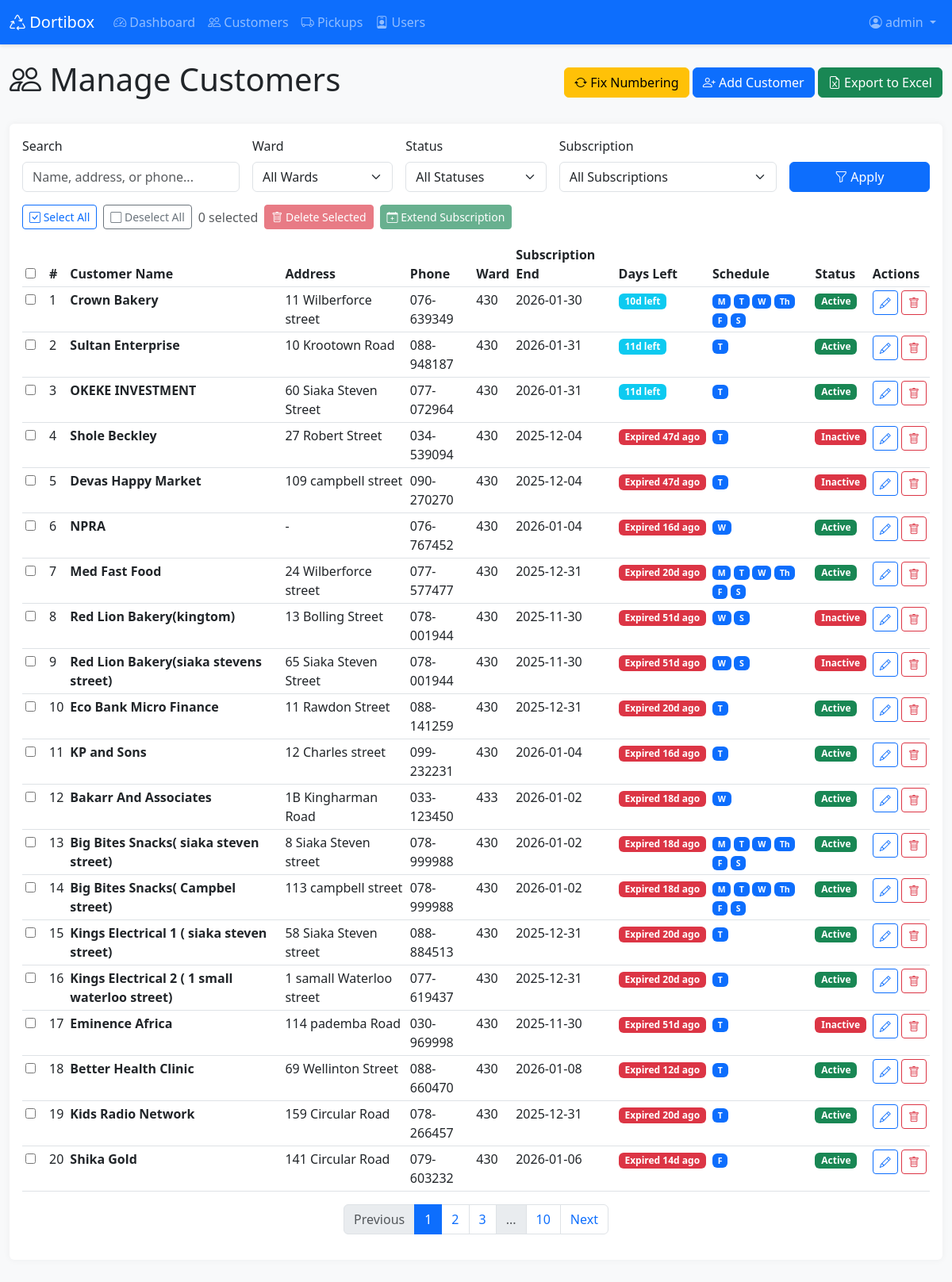
The page /admin/customers (signed in) on the database its author committed.
### app.py (models this page shows, shortened)
class Customer(db.Model):
    id = db.Column(db.Integer, primary_key=True)
    customer_number = db.Column(db.Integer)
    customer_name = db.Column(db.String(200), nullable=False)
    address = db.Column(db.String(300))
    phone_number = db.Column(db.String(50))
    type = db.Column(db.String(100))
    ward = db.Column(db.String(100))
    bin_size = db.Column(db.String(50))  # Now stores multiple sizes like "300L, 50L"
    bin_qty = db.Column(db.Integer)
    frequency = db.Column(db.String(50))
    time = db.Column(db.String(50))
    monday = db.Column(db.Integer, default=0)
    tuesday = db.Column(db.Integer, default=0)
    wednesday = db.Column(db.Integer, default=0)
    thursday = db.Column(db.Integer, default=0)
    friday = db.Column(db.Integer, default=0)
    saturday = db.Column(db.Integer, default=0)
    sales_rep = db.Column(db.String(100))
    payment_type = db.Column(db.String(100))
    subscription_start = db.Column(db.Date)
    subscription_end = db.Column(db.Date)
    active = db.Column(db.String(10))
    target_month_start = db.Column(db.Date)
    target_month_end = db.Column(db.Date)
    month_acquired = db.Column(db.String(50))
    amount_paid = db.Column(db.Float)
    pickups = db.relationship('Pickup', backref='customer', lazy=True, cascade='all, delete-orphan')
    def subscription_status(self):
        if not self.subscription_end:
            return 'no_date'
        today = date.today()
        days_until_end = (self.subscription_end - today).days
        if days_until_end < 0:
            return 'expired'
        elif days_until_end <= 7:
            return 'expiring_week'
        elif days_until_end <= 30:
            return 'expiring_month'
        else:
            return 'active'

### app.py (the view, shortened to what this page needs)
@app.route('/admin/customers')
@admin_required
def admin_customers():
    page = request.args.get('page', 1, type=int)
    search = request.args.get('search', '')
    ward_filter = request.args.get('ward', '')
    status_filter = request.args.get('status', '')
    subscription_filter = request.args.get('subscription', '')
    query = Customer.query
    if search:
        query = query.filter(
            (Customer.customer_name.contains(search)) |
            (Customer.address.contains(search)) |
            (Customer.phone_number.contains(search))
        )
    if ward_filter:
        query = query.filter(Customer.ward == ward_filter)
    if status_filter == 'active':
        query = query.filter((Customer.active == 'Yes') | (Customer.active == 'yes'))
    elif status_filter == 'inactive':
        query = query.filter(Customer.active == 'No')
    today = date.today()
    if subscription_filter == 'expired':
        query = query.filter(
            Customer.subscription_end.isnot(None),
            Customer.subscription_end < today
        )
    elif subscription_filter == 'no_date':
        query = query.filter(Customer.subscription_end.is_(None))
    customers = query.order_by(Customer.customer_number).paginate(
        page=page, per_page=20, error_out=False
    )
    wards = db.session.query(Customer.ward).filter(Customer.ward.isnot(None)).distinct().order_by(Customer.ward).all()
    wards = [w[0] for w in wards if w[0]]
    return render_template('admin_customers.html',
                         customers=customers,
                         search=search,
                         ward_filter=ward_filter,
                         status_filter=status_filter,
                         subscription_filter=subscription_filter,
                         wards=wards,
                         today=today)

### templates/admin_customers.html (shortened to what this page needs)
{% extends "base.html" %}
{% block content %}
<div class="container-fluid">
    <div class="d-flex justify-content-between align-items-center mb-4">
        <h1><i class="bi bi-people"></i> Manage Customers</h1>
        <div>
            <button type="button" class="btn btn-warning" onclick="renumberCustomers()" title="Fix customer numbering">
                <i class="bi bi-arrow-repeat"></i> Fix Numbering
            </button>
            <a href="{{ url_for('add_customer') }}" class="btn btn-primary">
                <i class="bi bi-person-plus"></i> Add Customer
            </a>
            <button type="button" class="btn btn-success" onclick="exportCustomers()">
                <i class="bi bi-file-earmark-excel"></i> Export to Excel
            </button>
        </div>
    </div>
    <div class="card">
        <div class="card-body">
            <form method="GET" class="row g-3 mb-3">
                <div class="col-md-3">
                    <label for="search" class="form-label">Search</label>
                    <input type="text" class="form-control" id="search" name="search"
                           placeholder="Name, address, or phone..."
                           value="{{ search }}">
                </div>
                <div class="col-md-2">
                    <label for="ward" class="form-label">Ward</label>
                    <select class="form-select" id="ward" name="ward">
                        <option value="">All Wards</option>
                    </select>
                </div>
                <div class="col-md-2">
                    <label for="status" class="form-label">Status</label>
                    <select class="form-select" id="status" name="status">
                        <option value="">All Statuses</option>
                    </select>
                </div>
                <div class="col-md-3">
                    <label for="subscription" class="form-label">Subscription</label>
                    <select class="form-select" id="subscription" name="subscription">
                        <option value="">All Subscriptions</option>
                    </select>
                </div>
                <div class="col-md-2 d-flex align-items-end">
                    <button type="submit" class="btn btn-primary w-100">
                        <i class="bi bi-funnel"></i> Apply
                    </button>
                </div>
            </form>
            <div class="mb-3 d-flex gap-2 align-items-center flex-wrap">
                <button type="button" class="btn btn-sm btn-outline-primary" onclick="selectAll()">
                    <i class="bi bi-check-square"></i> Select All
                </button>
                <button type="button" class="btn btn-sm btn-outline-secondary" onclick="deselectAll()">
                    <i class="bi bi-square"></i> Deselect All
                </button>
                <span class="text-muted" id="selectedCount">0 selected</span>
                <button type="button" class="btn btn-sm btn-danger" onclick="bulkDelete()" id="bulkDeleteBtn" disabled>
                    <i class="bi bi-trash"></i> Delete Selected
                </button>
                <button type="button" class="btn btn-sm btn-success" onclick="showExtendModal()" id="bulkExtendBtn" disabled>
                    <i class="bi bi-calendar-plus"></i> Extend Subscription
                </button>
            </div>
            <form id="bulkActionForm" method="POST">
                <div class="table-responsive">
                    <table class="table table-hover table-sm">
                        <thead>
                            <tr>
                                <th style="width: 30px;">
                                    <input type="checkbox" id="selectAllCheckbox" onchange="toggleSelectAll()">
                                </th>
                                <th>#</th>
                                <th>Customer Name</th>
                                <th>Address</th>
                                <th>Phone</th>
                                <th>Ward</th>
                                <th>Subscription End</th>
                                <th>Days Left</th>
                                <th>Schedule</th>
                                <th>Status</th>
                                <th>Actions</th>
                            </tr>
                        </thead>
                        <tbody>
                            {% for customer in customers.items %}
                            {% set sub_status = customer.subscription_status() %}
                            <tr class="{% if sub_status == 'expired' %}subscription-expired{% elif sub_status == 'expiring_week' %}subscription-expiring-week{% elif sub_status == 'expiring_month' %}subscription-expiring-month{% endif %}">
                                <td>
                                    <input type="checkbox" class="customer-checkbox"
                                           name="customer_ids[]"
                                           value="{{ customer.id }}"
                                           onchange="updateSelectedCount()">
                                </td>
                                <td>{{ customer.customer_number or '-' }}</td>
                                <td><strong>{{ customer.customer_name }}</strong></td>
                                <td>{{ customer.address or '-' }}</td>
                                <td>{{ customer.phone_number or '-' }}</td>
                                <td>{{ customer.ward or '-' }}</td>
                                <td>
                                    {% if customer.subscription_end %}
                                        {{ customer.subscription_end.strftime('%Y-%m-%d') }}
                                    {% else %}
                                        <span class="text-muted">Not set</span>
                                    {% endif %}
                                </td>
                                <td>
                                    {% if customer.subscription_end %}
                                        {% set days_left = (customer.subscription_end - today).days %}
                                        {% if days_left < 0 %}
                                            <span class="badge bg-danger">Expired {{ abs(days_left) }}d ago</span>
                                        {% elif days_left == 0 %}
                                            <span class="badge bg-danger">Expires Today</span>
                                        {% elif days_left <= 7 %}
                                            <span class="badge bg-warning text-dark">{{ days_left }}d left</span>
                                        {% elif days_left <= 30 %}
                                            <span class="badge bg-info">{{ days_left }}d left</span>
                                        {% else %}
                                            <span class="badge bg-success">{{ days_left }}d left</span>
                                        {% endif %}
                                    {% else %}
                                        <span class="text-muted">-</span>
                                    {% endif %}
                                </td>
                                <td>
                                    <small>
                                        {% if customer.monday %}<span class="badge bg-primary">M</span>{% endif %}
                                        {% if customer.tuesday %}<span class="badge bg-primary">T</span>{% endif %}
                                        {% if customer.wednesday %}<span class="badge bg-primary">W</span>{% endif %}
                                        {% if customer.thursday %}<span class="badge bg-primary">Th</span>{% endif %}
                                        {% if customer.friday %}<span class="badge bg-primary">F</span>{% endif %}
                                        {% if customer.saturday %}<span class="badge bg-primary">S</span>{% endif %}
                                    </small>
                                </td>
                                <td>
                                    {% if customer.active in ['Yes', 'yes'] %}
                                    <span class="badge bg-success">Active</span>
                                    {% else %}
                                    <span class="badge bg-danger">Inactive</span>
                                    {% endif %}
                                </td>
                                <td class="table-actions">
                                    <a href="{{ url_for('edit_customer', id=customer.id) }}"
                                       class="btn btn-sm btn-outline-primary" title="Edit">
                                        <i class="bi bi-pencil"></i>
                                    </a>
                                    <button type="button" class="btn btn-sm btn-outline-danger"
                                            onclick="deleteSingle({{ customer.id }})" title="Delete">
                                        <i class="bi bi-trash"></i>
                                    </button>
                                </td>
                            </tr>
                            {% endfor %}
                        </tbody>
                    </table>
                </div>
            </form>
            {% if customers.pages > 1 %}
            <nav>
                <ul class="pagination justify-content-center">
                    <li class="page-item {% if not customers.has_prev %}disabled{% endif %}">
                        <a class="page-link" href="{{ url_for('admin_customers', page=customers.prev_num, search=search, ward=ward_filter, status=status_filter, subscription=subscription_filter) }}">
                            Previous
                        </a>
                    </li>
                    {% for page_num in customers.iter_pages(left_edge=1, right_edge=1, left_current=1, right_current=2) %}
                        {% if page_num %}
                            <li class="page-item {% if page_num == customers.page %}active{% endif %}">
                                <a class="page-link" href="{{ url_for('admin_customers', page=page_num, search=search, ward=ward_filter, status=status_filter, subscription=subscription_filter) }}">
                                    {{ page_num }}
                                </a>
                            </li>
                        {% else %}
                            <li class="page-item disabled"><span class="page-link">...</span></li>
                        {% endif %}
                    {% endfor %}
                    <li class="page-item {% if not customers.has_next %}disabled{% endif %}">
                        <a class="page-link" href="{{ url_for('admin_customers', page=customers.next_num, search=search, ward=ward_filter, status=status_filter, subscription=subscription_filter) }}">
                            Next
                        </a>
                    </li>
                </ul>
            </nav>
            {% endif %}
        </div>
    </div>
</div>
{% endblock %}

### rows shown on the page
Customer: customer_number "1", customer_name "Crown Bakery", address "11 Wilberforce street", phone_number "076-639349", ward "430", subscription_end "2026-01-30", monday "M", tuesday "T", wednesday "W", thursday "Th", friday "F", saturday "S", active "Active"
Customer: customer_number "2", customer_name "Sultan Enterprise", address "10 Krootown Road", phone_number "088-948187", ward "430", subscription_end "2026-01-31", tuesday "T", active "Active"
Customer: customer_number "3", customer_name "OKEKE INVESTMENT", address "60 Siaka Steven Street", phone_number "077-072964", ward "430", subscription_end "2026-01-31", tuesday "T", active "Active"
Customer: customer_number "4", customer_name "Shole Beckley", address "27 Robert Street", phone_number "034-539094", ward "430", subscription_end "2025-12-04", tuesday "T", active "Inactive"
Customer: customer_number "5", customer_name "Devas Happy Market", address "109 campbell street", phone_number "090-270270", ward "430", subscription_end "2025-12-04", tuesday "T", active "Inactive"
Customer: customer_number "6", customer_name "NPRA", address "-", phone_number "076-767452", ward "430", subscription_end "2026-01-04", wednesday "W", active "Active"
Customer: customer_number "7", customer_name "Med Fast Food", address "24 Wilberforce street", phone_number "077-577477", ward "430", subscription_end "2025-12-31", monday "M", tuesday "T", wednesday "W", thursday "Th", friday "F", saturday "S", active "Active"
Customer: customer_number "8", customer_name "Red Lion Bakery(kingtom)", address "13 Bolling Street", phone_number "078-001944", ward "430", subscription_end "2025-11-30", wednesday "W", saturday "S", active "Inactive"
Customer: customer_number "9", customer_name "Red Lion Bakery(siaka stevens street)", address "65 Siaka Steven Street", phone_number "078-001944", ward "430", subscription_end "2025-11-30", wednesday "W", saturday "S", active "Inactive"
Customer: customer_number "10", customer_name "Eco Bank Micro Finance", address "11 Rawdon Street", phone_number "088-141259", ward "430", subscription_end "2025-12-31", tuesday "T", active "Active"
Customer: customer_number "11", customer_name "KP and Sons", address "12 Charles street", phone_number "099-232231", ward "430", subscription_end "2026-01-04", tuesday "T", active "Active"
Customer: customer_number "12", customer_name "Bakarr And Associates", address "1B Kingharman Road", phone_number "033-123450", ward "433", subscription_end "2026-01-02", wednesday "W", active "Active"
Customer: customer_number "13", customer_name "Big Bites Snacks( siaka steven street)", address "8 Siaka Steven street", phone_number "078-999988", ward "430", subscription_end "2026-01-02", monday "M", tuesday "T", wednesday "W", thursday "Th", friday "F", saturday "S", active "Active"
Customer: customer_number "14", customer_name "Big Bites Snacks( Campbel street)", address "113 campbell street", phone_number "078-999988", ward "430", subscription_end "2026-01-02", monday "M", tuesday "T", wednesday "W", thursday "Th", friday "F", saturday "S", active "Active"
Customer: customer_number "15", customer_name "Kings Electrical 1 ( siaka steven street)", address "58 Siaka Steven street", phone_number "088-884513", ward "430", subscription_end "2025-12-31", tuesday "T", active "Active"
Customer: customer_number "16", customer_name "Kings Electrical 2 ( 1 small waterloo street)", address "1 samall Waterloo street", phone_number "077-619437", ward "430", subscription_end "2025-12-31", tuesday "T", active "Active"
Customer: customer_number "17", customer_name "Eminence Africa", address "114 pademba Road", phone_number "030-969998", ward "430", subscription_end "2025-11-30", tuesday "T", active "Inactive"
Customer: customer_number "18", customer_name "Better Health Clinic", address "69 Wellinton Street", phone_number "088-660470", ward "430", subscription_end "2026-01-08", tuesday "T", active "Active"
Customer: customer_number "19", customer_name "Kids Radio Network", address "159 Circular Road", phone_number "078-266457", ward "430", subscription_end "2025-12-31", tuesday "T", active "Active"
Customer: customer_number "20", customer_name "Shika Gold", address "141 Circular Road", phone_number "079-603232", ward "430", subscription_end "2026-01-06", friday "F", active "Active"

### other values the page prints
{{ session.username }} "admin"
{{ page_num }} "1" "2" "3" "10"
